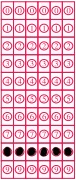
#> input picture app/output_images/sbd.png, 76 x 180 px
$ python -i process_sbd_mdt.py   (imports and definitions only)
#> lines starting #> are read from the running program, lines starting #| are printed output that depends on the picture; after the words box and inside, x2 and y2 are one past the last pixel; in counts of white or black regions, pixels touching at a corner belong together
import os
import numpy as np
import cv2
from math import ceil

# Set up output directory
output_dir = "output_images"
# [2 lines not run here, left out]

def save_image(image, filename):
    """Save an image to the output_images directory."""
    cv2.imwrite(os.path.join(output_dir, filename), image)

# [8 lines of commented-out code are left out]

def detect_mid_contours(image_path):
    """Detect and extract two regions (student ID and test code) from an image."""
#> called with image_path = 'app/output_images/sbd.png'
    img = cv2.imread(image_path)
#> img is the input picture: shape (180, 76, 3); mean B, G, R 193.6, 174.6, 225.8
    if img is None:
        print("❌ Unable to read image. Check file path.")
        return None, None

    gray_img = cv2.cvtColor(img, cv2.COLOR_BGR2GRAY)
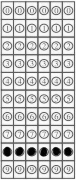
#> gray_img: shape (180, 76); min 0, max 255, mean 192.1
    height, width = gray_img.shape[:2]
#> height = 180; width = 76
    min_area = 0.01 * (width * height)
#> min_area = 136.8
    max_area = 0.03 * (width * height)
#> max_area = 410.4
    # print("Image size:", width, "x", height)
    # print("Minimum area:", min_area, "Maximum area:", max_area)

    blurred = cv2.GaussianBlur(gray_img, (3, 3), 0)
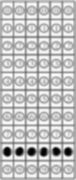
#> blurred: shape (180, 76); min 2, max 252, mean 191
    edges = cv2.Canny(blurred, 100, 250)
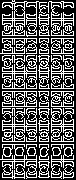
#> edges: shape (180, 76); 35.7% white in thin lines or dots
    contours, _ = cv2.findContours(edges, cv2.RETR_EXTERNAL, cv2.CHAIN_APPROX_SIMPLE)
#> contours = 52 contours, 19 with area under 20; largest, box (x1, y1, x2, y2) and area: (2, 0, 74, 37) 698, (2, 91, 37, 107) 438, (0, 144, 37, 179) 368, (2, 55, 37, 89) 280, (51, 108, 74, 142) 232
    # print(len(contours), "contours found")

    mid_contours = [c for c in contours if min_area <= cv2.contourArea(c) <= max_area]
#> mid_contours = 6 contours; box (x1, y1, x2, y2) and area: (0, 144, 37, 179) 368, (2, 55, 37, 89) 280, (51, 108, 74, 142) 232, (38, 55, 50, 89) 185, (2, 108, 37, 142) 180, (38, 161, 50, 178) 142

    # print(len(mid_contours), "contours in range")

    if len(mid_contours) != 2:
        print("⚠️ Expected 2 regions, but found a different number. Check input image!")
        return None, None

    mid_contours = sorted(mid_contours, key=lambda c: cv2.boundingRect(c)[0])
    x1, y1, w1, h1 = cv2.boundingRect(mid_contours[0])  # Student ID region
    x2, y2, w2, h2 = cv2.boundingRect(mid_contours[1])  # Test code region
    sbd_img = img[y1:y1+h1, x1:x1+w1]
    mdt_img = img[y2:y2+h2, x2:x2+w2]

    save_image(sbd_img, "sbd.png")
    save_image(mdt_img, "mdt.png")
    return sbd_img, mdt_img

# [74 lines left out: functions detect_mid_contours_with_coords, process_sbd_id_block, process_mdt_block, process_image_column, not called in this run]

def process_all_columns(columns):
    """Process all columns into lists of cell images."""
    return [process_image_column(column) for column in columns]

# [51 lines left out: functions check_all_columns_filled, convert_filled_to_numbers_per_column, annotate_block, not called in this run]


# [30 lines of commented-out code are left out]

>>> result = detect_mid_contours('app/output_images/sbd.png')

$ run again, on Exam/Test678_FullA.jpg
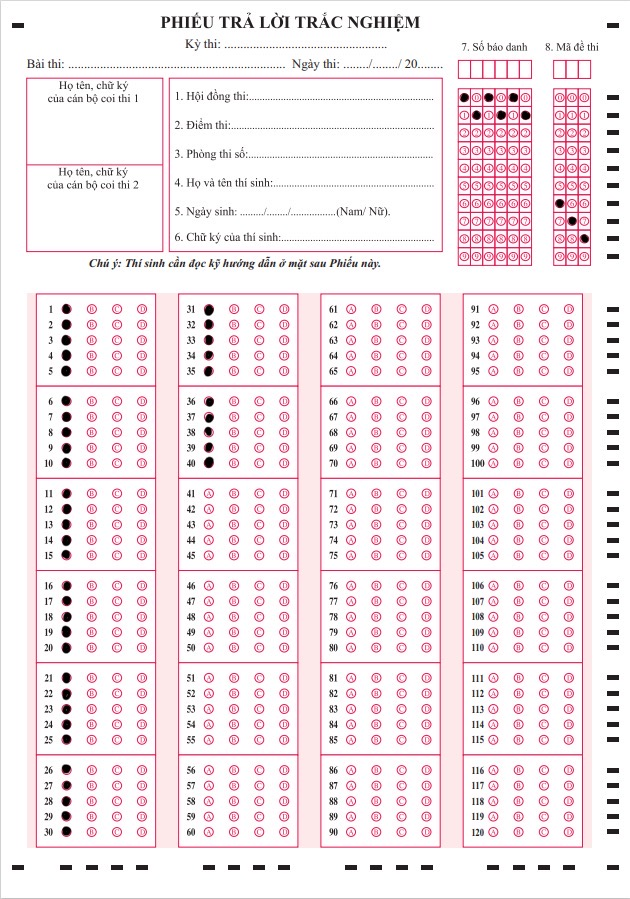
#> input picture Exam/Test678_FullA.jpg, 630 x 899 px
#> in detect_mid_contours, img is the input picture: shape (899, 630, 3); mean B, G, R 236.4, 232.6, 243.5
#> in detect_mid_contours, `gray_img = cv2.cvtColor(img, cv2.COLOR_BGR2GRAY)`:
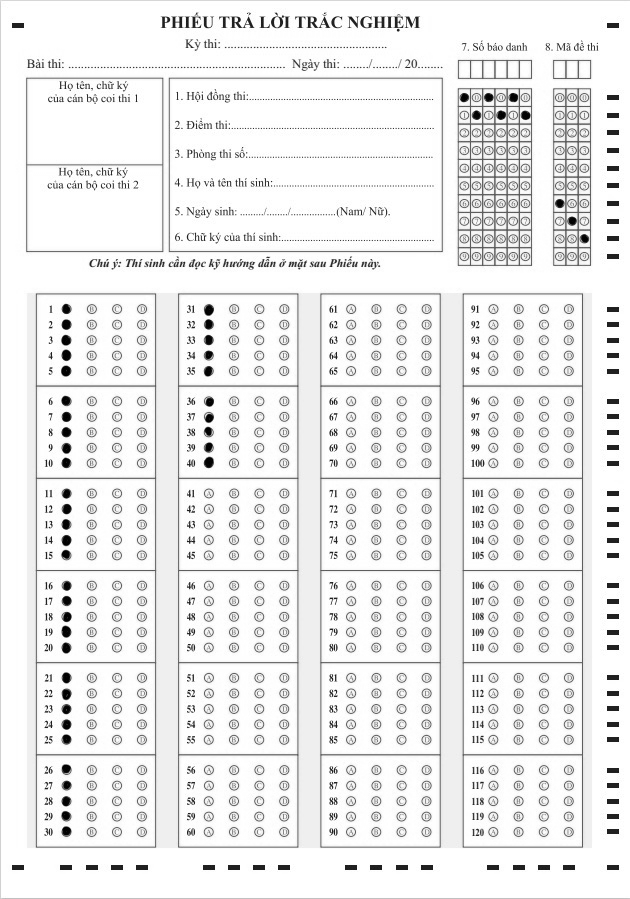
#> gray_img: shape (899, 630); min 0, max 255, mean 236.3
#> in detect_mid_contours, `edges = cv2.Canny(blurred, 100, 250)`:
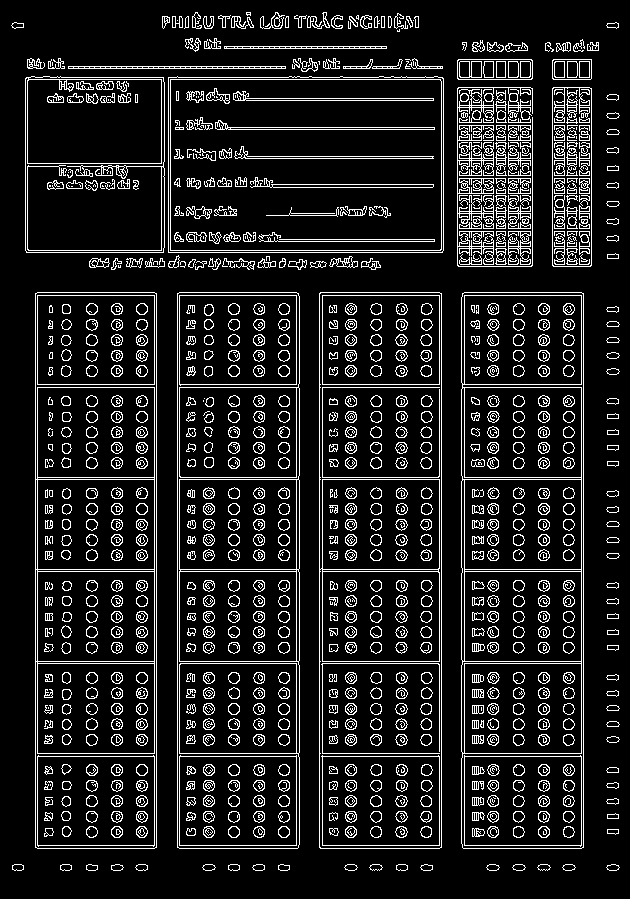
#> edges: shape (899, 630); 11.9% white in thin lines or dots
#> contours = 183 contours, 39 with area under 20; largest, box (x1, y1, x2, y2) and area: (319, 292, 442, 849) 67828, (177, 292, 300, 849) 67801, (461, 292, 584, 849) 67791, (35, 292, 157, 849) 67270, (168, 76, 444, 253) 48152
#> mid_contours = 1 contour; box (x1, y1, x2, y2) and area: (552, 87, 592, 267) 6978
